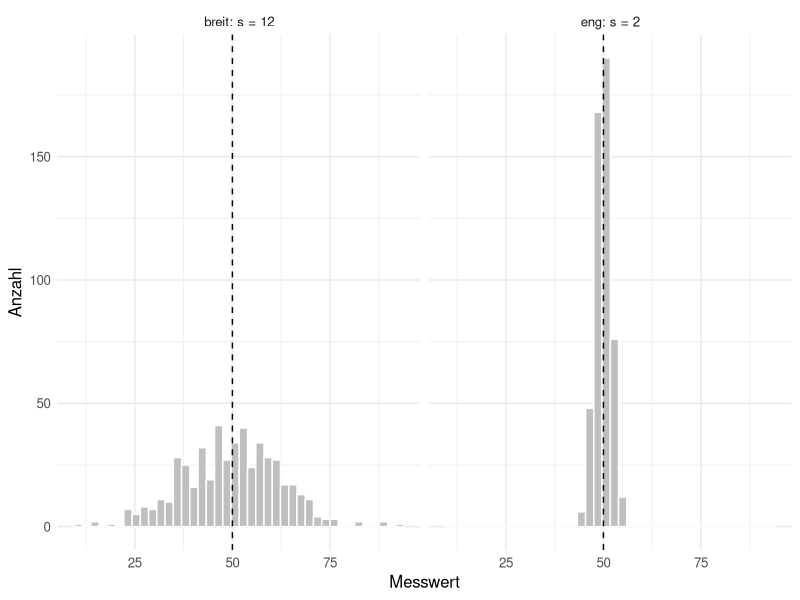
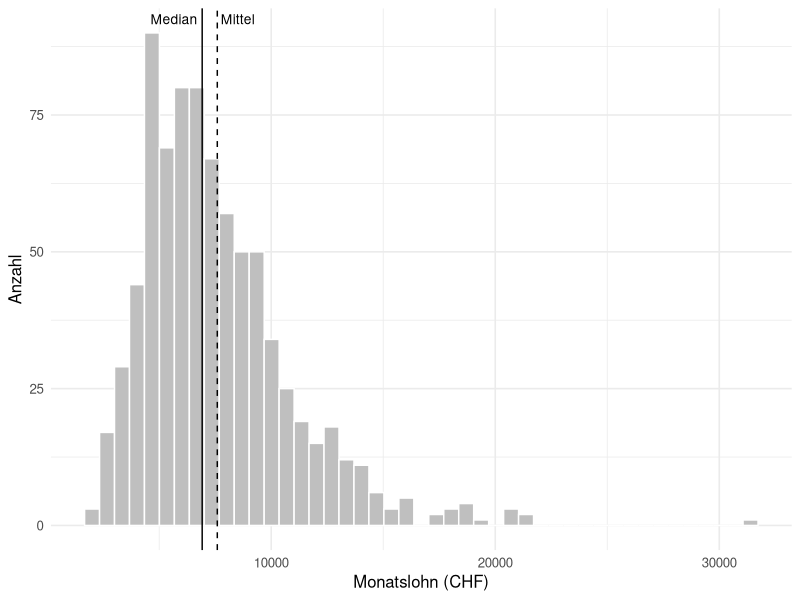
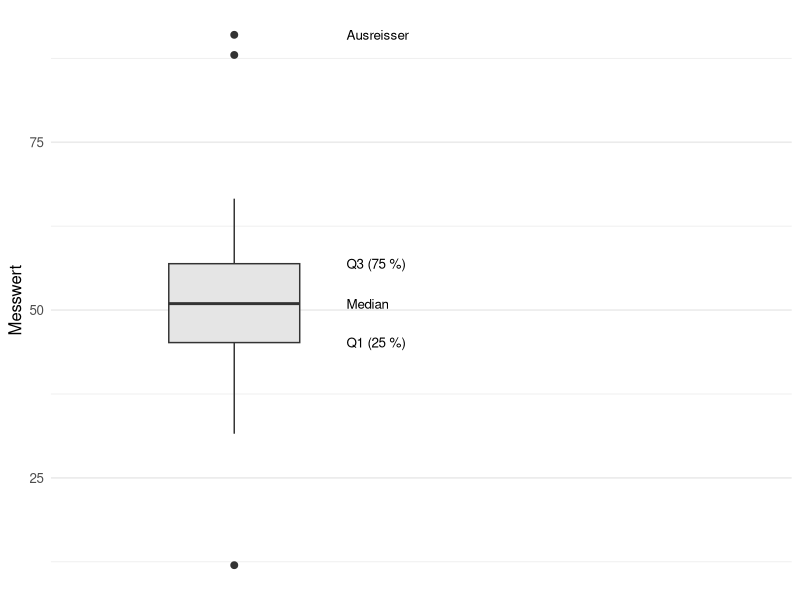
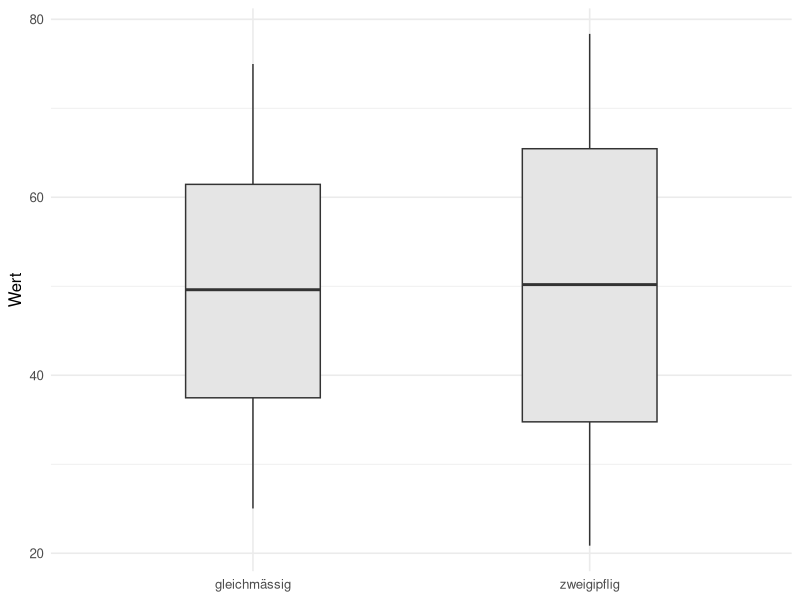
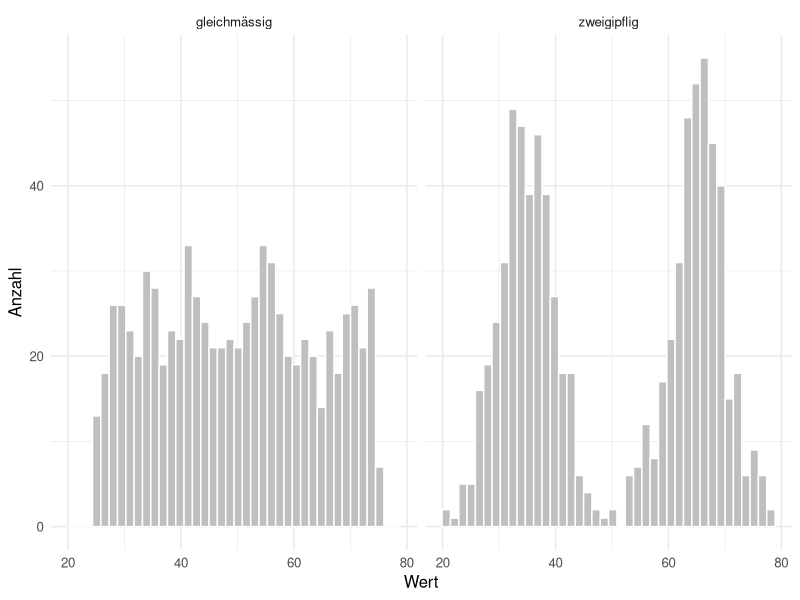

Source code (R) for these figures, in order:
## ---- chunk 1
#| label: setup-r
#| include: false
library(ggplot2)
library(dplyr)

theme_set(theme_minimal(base_size = 12))
set.seed(42)
## ---- chunk 2
#| label: fig-gleiches-mittel-r
#| fig-cap: "Zwei Verteilungen mit identischem Mittelwert (gestrichelt) und sehr unterschiedlicher Streuung."
vergleich <- data.frame(
  wert   = c(rnorm(500, mean = 50, sd = 2), rnorm(500, mean = 50, sd = 12)),
  gruppe = rep(c("eng: s = 2", "breit: s = 12"), each = 500)
)

ggplot(vergleich, aes(wert)) +
  geom_histogram(bins = 40, fill = "grey75", colour = "white") +
  geom_vline(xintercept = 50, linetype = "dashed") +
  facet_wrap(~ gruppe) +
  labs(x = "Messwert", y = "Anzahl")
## ---- chunk 3
#| label: robustheit-r
x <- c(12, 14, 15, 15, 18, 21)

rbind(
  "ohne Ausreisser" = c(mittel = mean(x),         median = median(x)),
  "mit Ausreisser"  = c(mittel = mean(c(x, 470)), median = median(c(x, 470)))
) |> round(1)
## ---- chunk 4
#| label: fig-schief-r
#| fig-cap: "Rechtsschiefe Verteilung: der lange rechte Rand zieht das Mittel über den Median."
loehne <- round(rlnorm(800, meanlog = 8.85, sdlog = 0.42))

ggplot(data.frame(lohn = loehne), aes(lohn)) +
  geom_histogram(bins = 45, fill = "grey75", colour = "white") +
  geom_vline(xintercept = median(loehne)) +
  geom_vline(xintercept = mean(loehne), linetype = "dashed") +
  annotate("text", x = median(loehne), y = Inf, label = "Median",
           vjust = 1.6, hjust = 1.1, size = 3.5) +
  annotate("text", x = mean(loehne), y = Inf, label = "Mittel",
           vjust = 1.6, hjust = -0.1, size = 3.5) +
  labs(x = "Monatslohn (CHF)", y = "Anzahl")
## ---- chunk 5
#| label: quantile-r
quantile(c(12, 14, 15, 15, 18, 21), probs = c(0.25, 0.5, 0.75))
## ---- chunk 6
#| label: streuung-r
c(spannweite = diff(range(loehne)),
  iqr        = IQR(loehne),
  sd         = sd(loehne),
  vk         = sd(loehne) / mean(loehne)) |> round(3)
## ---- chunk 7
#| label: fig-boxplot-anatomie-r
#| fig-cap: "Anatomie des Boxplots. Die Antennen enden am letzten Wert innerhalb der 1.5-IQR-Grenze, nicht an der Grenze selbst."
werte <- c(rnorm(120, 50, 8), 88, 91, 12)
kennz <- quantile(werte, c(0.25, 0.5, 0.75))

ggplot(data.frame(werte), aes(y = werte, x = 1)) +
  geom_boxplot(aes(group = 1), width = 0.35, fill = "grey90", outlier.size = 2) +
  annotate("text", x = 1.3, y = kennz[1],   label = "Q1 (25 %)",  hjust = 0, size = 3.4) +
  annotate("text", x = 1.3, y = kennz[2],   label = "Median",     hjust = 0, size = 3.4) +
  annotate("text", x = 1.3, y = kennz[3],   label = "Q3 (75 %)",  hjust = 0, size = 3.4) +
  annotate("text", x = 1.3, y = max(werte), label = "Ausreisser", hjust = 0, size = 3.4) +
  scale_x_continuous(limits = c(0.6, 2.4), breaks = NULL, name = NULL) +
  labs(y = "Messwert")
## ---- chunk 8
#| label: fig-blind-r
#| fig-cap: "Oben zwei fast identische Boxplots, unten dieselben Daten als Histogramm."
#| fig-height: 3
dat <- data.frame(
  wert = c(c(rnorm(400, 35, 5), rnorm(400, 65, 5)),
           runif(800, min = 25, max = 75)),
  form = rep(c("zweigipflig", "gleichmässig"), each = 800)
)

ggplot(dat, aes(x = form, y = wert)) +
  geom_boxplot(width = 0.4, fill = "grey90") +
  labs(x = NULL, y = "Wert")
## ---- chunk 9
#| label: fig-blind-hist-r
#| fig-cap: "Erst das Histogramm macht die zwei Gipfel sichtbar."
ggplot(dat, aes(wert)) +
  geom_histogram(bins = 40, fill = "grey75", colour = "white") +
  facet_wrap(~ form) +
  labs(x = "Wert", y = "Anzahl")
## ---- chunk 10
#| label: gruppen-r
dat |>
  group_by(form) |>
  summarise(n      = n(),
            median = median(wert),
            iqr    = IQR(wert),
            sd     = sd(wert)) |>
  mutate(across(where(is.double), \(x) round(x, 2)))
